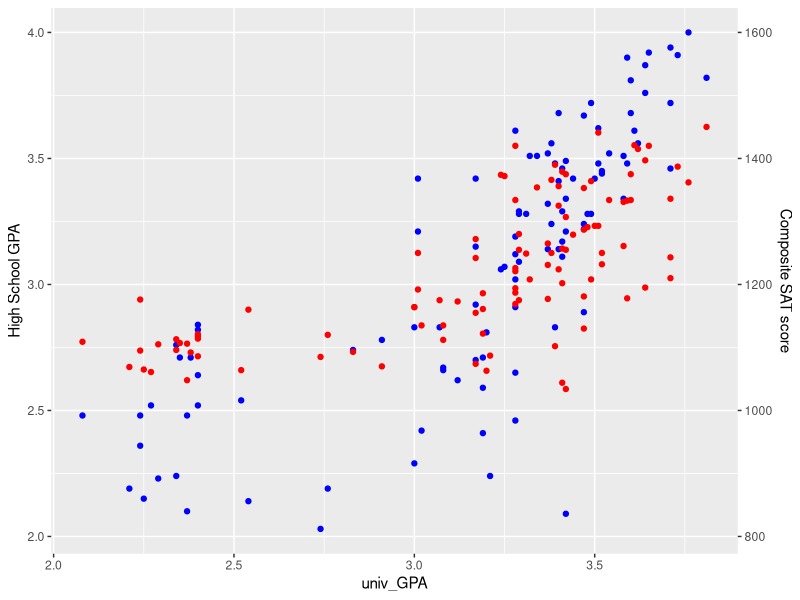
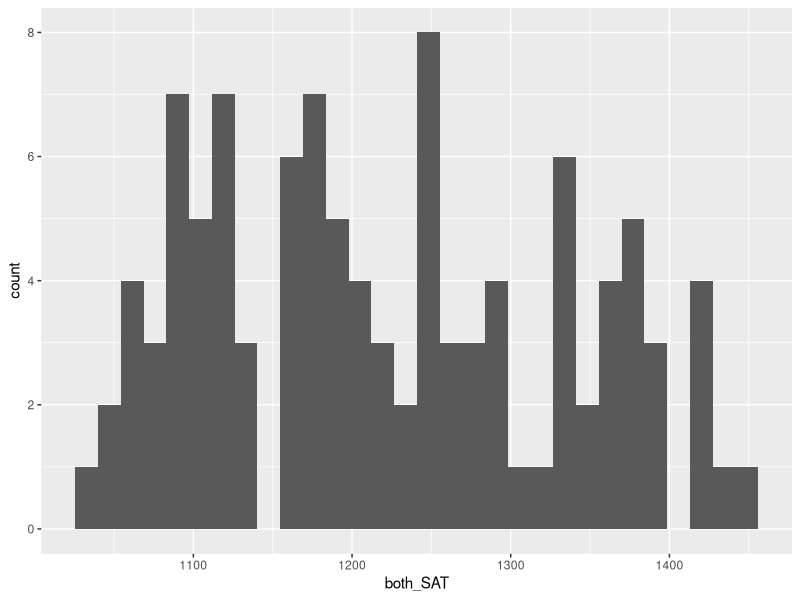
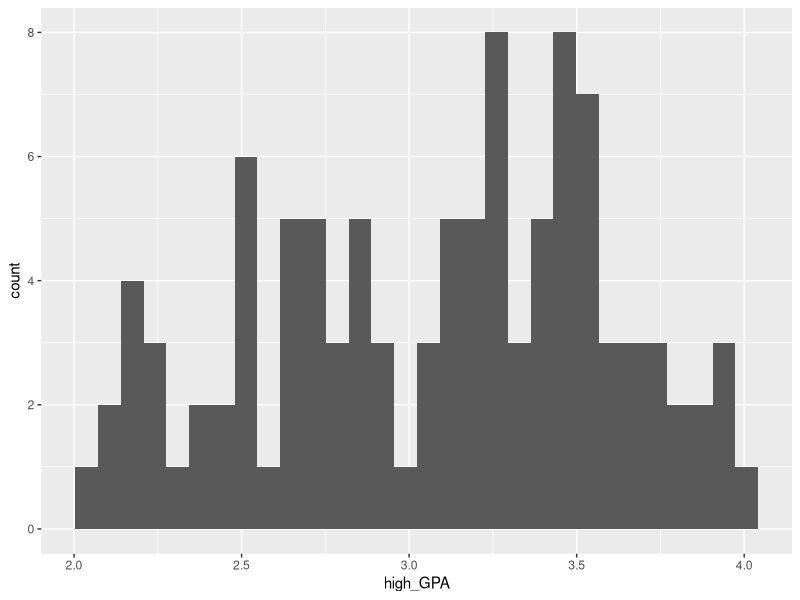
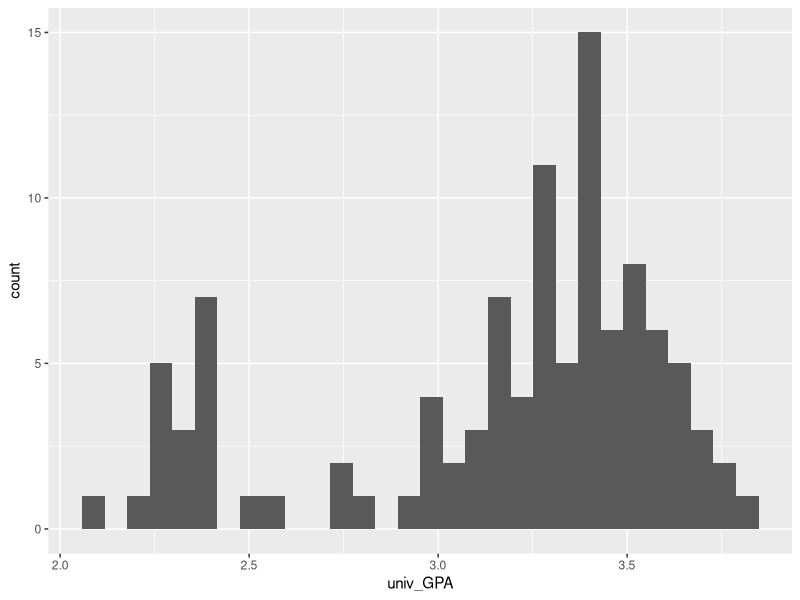

Write R code to recreate these figures, in order.
## ---- chunk 1
library(tidyverse)
library(readxl)
library(broom)
library(modelr)
library(rsample)
## ---- chunk 2
## TODO:
df_sat <- 
  read_excel("./data/sat.xls")

## TODO: Do your "first checks"
df_sat
## ---- chunk 3
## NOTE: No need to edit this
df_composite <-
  df_sat %>%
  mutate(both_SAT = math_SAT + verb_SAT)
## ---- chunk 4
## TODO:
coeff <- 400

df_composite %>% 
  ggplot(aes(x = univ_GPA)) +
    geom_point(aes(y = high_GPA), color = "blue") +
    geom_point(aes(y = both_SAT/coeff), color = "red") +
  scale_y_continuous(
    name = "High School GPA",
    
    sec.axis = sec_axis(trans = ~.*coeff, name = "Composite SAT score")
  )

## ---- chunk 5
ggplot(df_composite) +
geom_histogram(aes(x = both_SAT))

ggplot(df_composite) +
geom_histogram(aes(x = high_GPA))

ggplot(df_composite) +
geom_histogram(aes(x = univ_GPA))

## ---- chunk 6
## TODO: Use the function cor.test() to test the correlations between
##       high_GPA and univ_GPA, as well as between
##       both_SAT and univ_GPA

corr_high <- cor.test(df_composite$high_GPA, df_composite$univ_GPA)

corr_both <- cor.test(df_composite$both_SAT, df_composite$univ_GPA)

corr_high
corr_both
## ---- chunk 7
## TODO: Use the bootstrap to compute a confidence interval for corr[high_GPA, univ_GPA]

high_GPA_resample <-
  bootstraps(df_composite$high_GPA, times = 1000)

high_GPA_resample

## ---- chunk 8
## NOTE: No need to edit
set.seed(101)

df_train <-
  df_composite %>%
  rowid_to_column() %>%
  slice_sample(n = 80)

df_validate <-
  df_composite %>%
  rowid_to_column() %>%
  anti_join(
    .,
    df_train,
    by = "rowid"
  )
## ---- chunk 9
## TODO: Fit a model of univ_GPA on the predictor both_SAT
fit_basic <- NA

## NOTE: The following computes confidence intervals on regression coefficients
fit_basic %>%
  tidy(
    conf.int = TRUE,
    conf.level = 0.99
  )
## ---- chunk 10
## TODO: Fit and assess models with predictors both_SAT + high_GPA, and high_GPA alone
